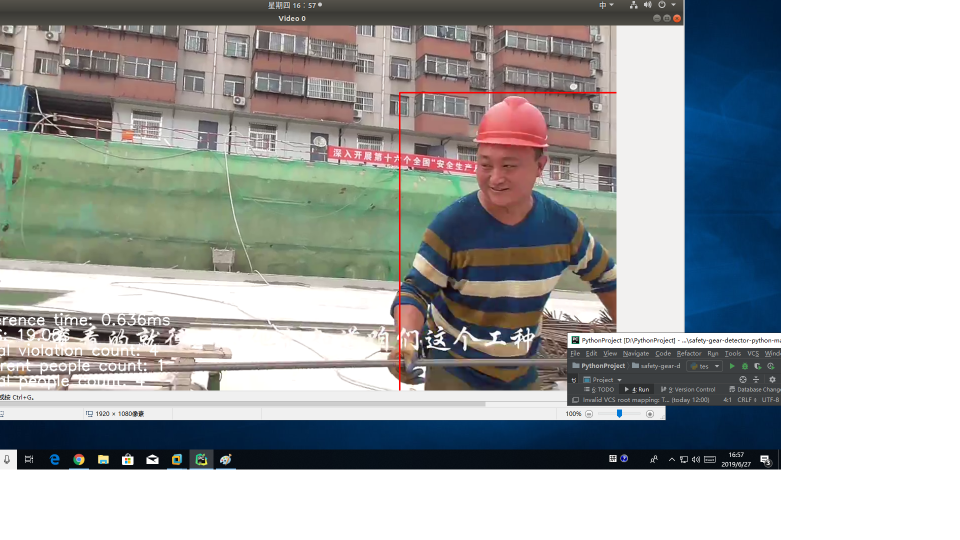
#> input picture opencv/3.png, 1920 x 1080 px (shown at 1/2 size)
$ python draw_contours.py
#> lines starting #> are read from the running program, lines starting #| are printed output that depends on the picture; after the words box and inside, x2 and y2 are one past the last pixel; in counts of white or black regions, pixels touching at a corner belong together
import cv2
import numpy as np


# img = cv2.imread(r'./demo03.jpg', 3)
img = cv2.imread(r'./3.png', 3)
#> img is the input picture: shape (1080, 1920, 3); mean B, G, R 167.7, 167.4, 164.4
# lower_y = np.array([26, 43, 46])
# upper_y = np.array([34, 255, 255])
lower_y = np.array([0, 72, 178])
upper_y = np.array([181, 186, 252])

color_y = (0, 255, 255)

hsv = cv2.cvtColor(img, cv2.COLOR_BGR2HSV)
#> hsv: shape (1080, 1920, 3); mean H, S, V 35.4, 55.6, 178.7
mask_y = cv2.inRange(hsv, lower_y, upper_y)
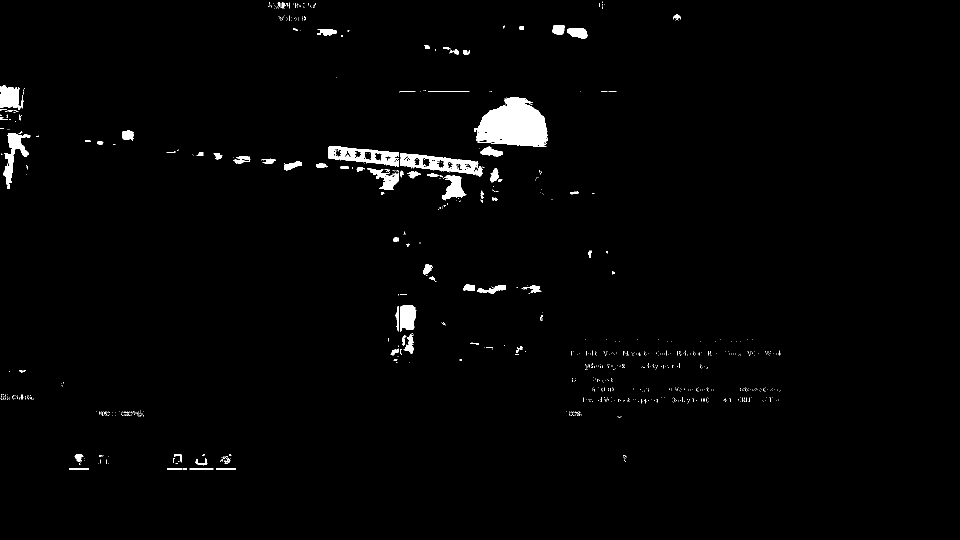
#> mask_y: shape (1080, 1920) (shown at 1/2 size); 1.6% white; 876 white regions (799 under 20 px)
contours, hierarchy = cv2.findContours(mask_y, cv2.RETR_TREE, cv2.CHAIN_APPROX_SIMPLE)
#> contours = 974 contours, 894 with area under 20; largest, box (x1, y1, x2, y2) and area: (953, 195, 1095, 294) 9842, (801, 306, 966, 353) 3943, (657, 292, 798, 333) 3443, (6, 266, 61, 378) 1745, (0, 170, 40, 220) 1398

area_box = []
rect_y = []
R = []

crop = 0
height = 15
perc = 8
x = 0
print(mask_y.shape)
#| (1080, 1920)
y = int(mask_y.shape[0] * crop / 100)
#> y = 0
w = int(mask_y.shape[1])
#> w = 1920
h = int(mask_y.shape[0] * height / 100)
#> h = 162
img_cropped = mask_y[y: y + h, x: x + w]
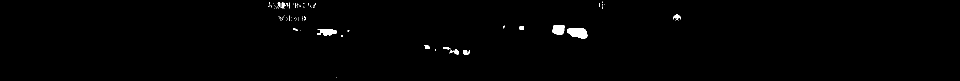
#> img_cropped: shape (162, 1920) (shown at 1/2 size); 0.67% white; 96 white regions (84 under 20 px)

print(cv2.countNonZero(mask_y))
#| 33728
print(img_cropped.size * perc / 100)
#| 24883.2

for contour in contours:
    # if cv2.contourArea(contour) > 4500 and cv2.contourArea(contour) < 12000:
    if cv2.contourArea(contour) > 4000:
        # print(contour)
        # cv2.rectangle(img, (xmin, ymin), (xmax, ymax), (0, 0, 255), 2)
        area_box.append(contour)
        rect = cv2.minAreaRect(contour)
        rect_y.append(rect)
        box = cv2.boxPoints(rect)
        box = np.int0(box)
        cv2.drawContours(img, [box], -1, color_y, 2)
        cv2.putText(img, 'y', (int(rect[0][0]), int(rect[0][1])), cv2.FONT_HERSHEY_COMPLEX, 1, (0, 0, 0), 2)
#> this loop made 974 passes
#> (rect, box) on pass 840: (((1026, 241.8), (94.97, 141.3), -85.91), [[1093, 294], [952, 284], [958, 189], [1099, 199]])
#> contour on passes 1 to 6: [[432, 937], [432, 938], [471, 938], [471, 937]], [[379, 937], [379, 938], [426, 938], [426, 937]], [[366, 937], [366, 938], [373, 938], [373, 937]], [[334, 937], [334, 938], [364, 938], [364, 937]], [[138, 937], [138, 938], [177, 938], [177, 937]], [[160, 929]]
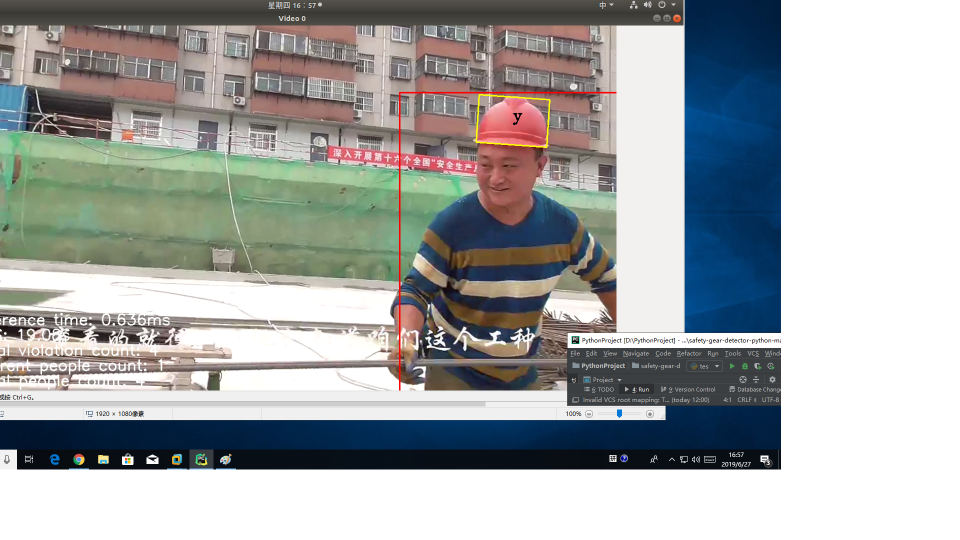
#> img: shape (1080, 1920, 3) (shown at 1/2 size); 0.08% of pixels changed, all inside (x1, y1, x2, y2) = (951, 188, 1101, 296)
#> after the loop, area_box = 1 contour; box (x1, y1, x2, y2) and area: (953, 195, 1095, 294) 9842; rect_y = [((1026, 241.8), (94.97, 141.3), -85.91)]


cv2.namedWindow('win', cv2.WINDOW_NORMAL)
cv2.imshow('win', img)
cv2.waitKey(0)
cv2.destroyAllWindows()

$ run again, with opencv/1.png copied over opencv/3.png
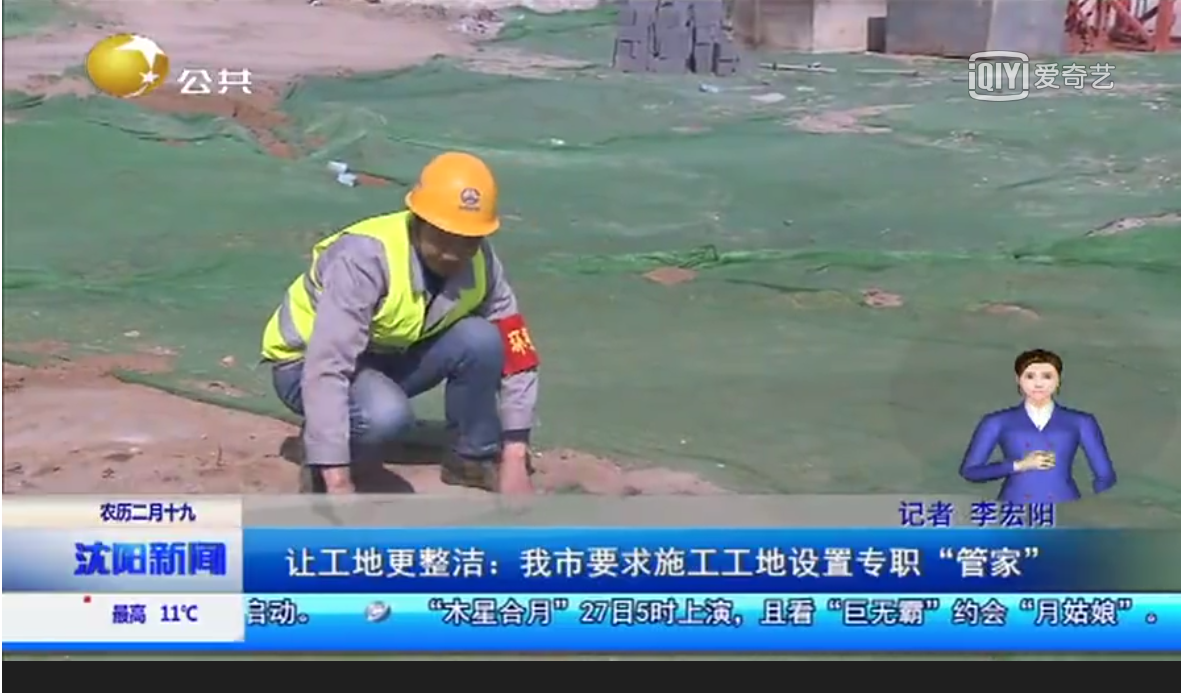
#> input picture opencv/1.png, 1181 x 693 px
#> img is the input picture: shape (693, 1181, 3); mean B, G, R 138, 132.2, 116.1
#> hsv: shape (693, 1181, 3); mean H, S, V 80.8, 63.4, 150.6
#> `mask_y = cv2.inRange(hsv, lower_y, upper_y)`:
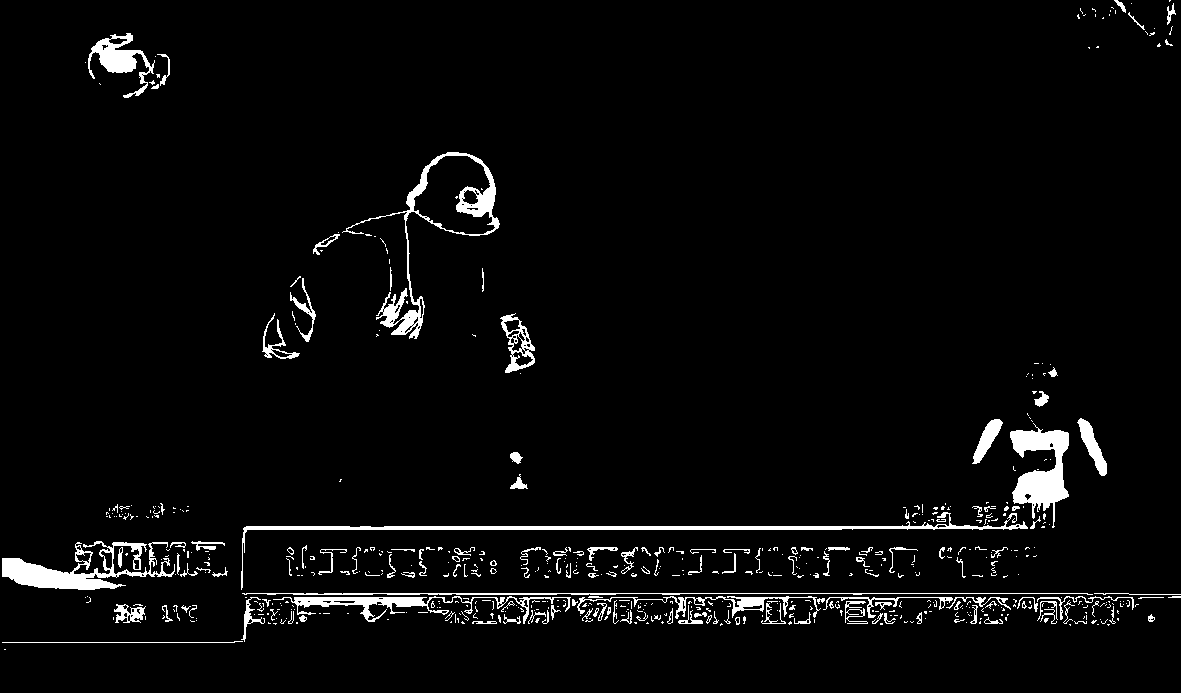
#> mask_y: shape (693, 1181); 3.7% white; 601 white regions (452 under 20 px)
#> contours = 749 contours, 649 with area under 20; largest, box (x1, y1, x2, y2) and area: (342, 152, 500, 339) 6599, (413, 155, 496, 235) 3926, (2, 541, 175, 590) 2842, (1010, 423, 1069, 528) 2758, (241, 512, 1028, 590) 2306
#| (693, 1181)
#> img_cropped: shape (103, 1181); 1.5% white; 31 white regions (24 under 20 px)
#| 30239
#| 9731.44
#> the loop `for contour in contours:` made 749 passes
#> (rect, box) on pass 691: (((431.5, 242.9), (181.6, 129.7), -38.42), [[400, 350], [320, 248], [462, 135], [542, 237]])
#> after the loop `for contour in contours:`:
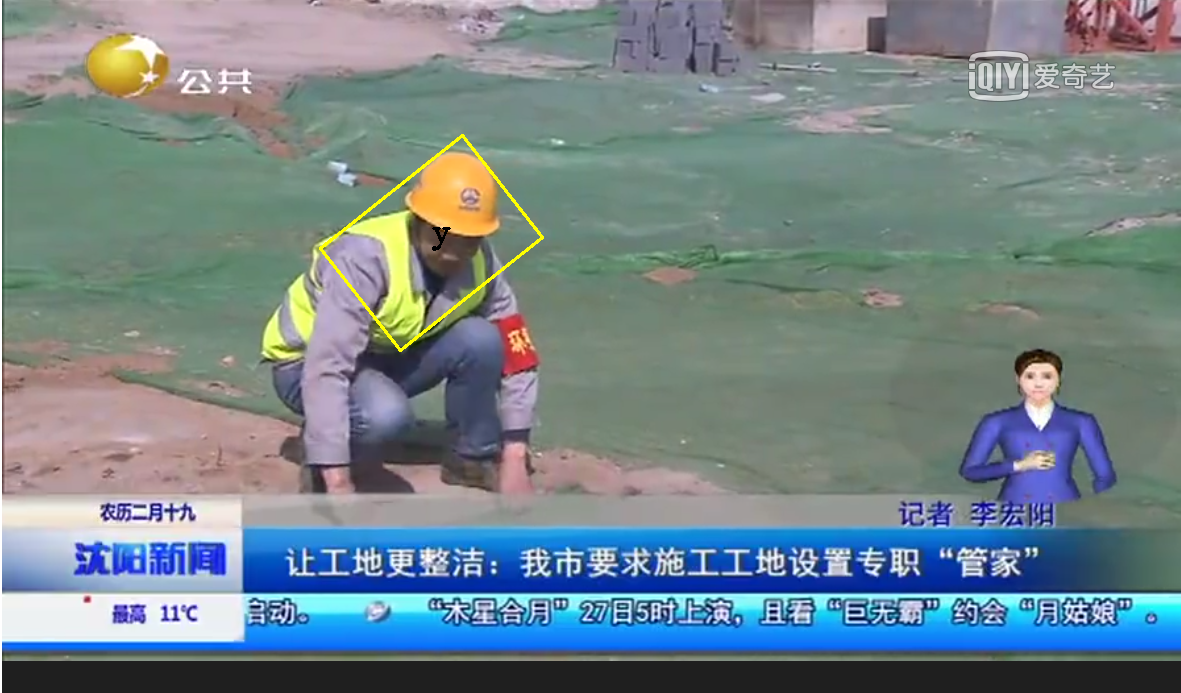
#> img: shape (693, 1181, 3); 0.27% of pixels changed, all inside (x1, y1, x2, y2) = (319, 134, 544, 352)
#> after the loop `for contour in contours:`: area_box = 1 contour; box (x1, y1, x2, y2) and area: (342, 152, 500, 339) 6599; rect_y = [((431.5, 242.9), (181.6, 129.7), -38.42)]
